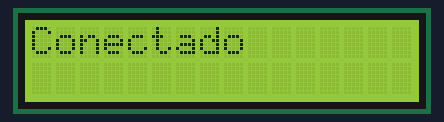
A program run on a simulated ESP32 board running MicroPython. Shown: 16×2 character LCD. WiFi joins after 1.5 s; no MQTT or app messages arrive unless stated; library files of the repository ran but are not shown: i2c_lcd.py.

Above: at 2.0 s.
At 4.3 s:
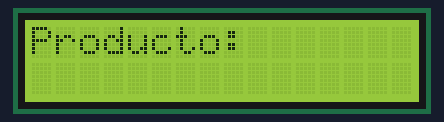

The program:

main.py
```python
import network
from machine import Pin, SoftI2C
from lcd.i2c_lcd import I2cLcd
from time import sleep
from umqtt.simple import MQTTClient

I2C_ADDR = 0x27
WIDTH  = 128
HEIGHT = 64
KEY_UP   = 0
KEY_DOWN = 1

SERVER = '192.168.100.68'
CLIENT_ID = 'ESP32_USER_INPUT'
TOPIC = b'data'

RED_CASA = 'NETWORK'
PASS_CASA = 'PASSWORD'

totalRows = 2
totalColumns = 16

i2c = SoftI2C(scl=Pin(22), sda=Pin(21), freq=10000)
lcd = I2cLcd(i2c, I2C_ADDR, totalRows, totalColumns)

keys = [['1', '2', '3', 'A'], ['4', '5', '6', 'B'], ['7', '8', '9', 'C'], ['*', '0', '#', 'D']]
cols = [19,13,15,23]
rows = [2,4,5,18]
row_pins = [Pin(pin_name, mode=Pin.OUT) for pin_name in rows]
col_pins = [Pin(pin_name, mode=Pin.IN, pull=Pin.PULL_DOWN) for pin_name in cols]
keypad_is_active = True

station = network.WLAN(network.STA_IF)
station.active(True)

if not station.isconnected():
    lcd.putstr("Conectando...")
    station.connect(RED_CASA, PASS_CASA)
    while not station.isconnected():
        pass
    lcd.clear()
    lcd.putstr("Conectado")
    sleep(2)
    lcd.clear()

client = MQTTClient(CLIENT_ID, SERVER, keepalive=60)
client.connect()

def init():
    for row in range(0,4):
        for col in range(0,4):
            row_pins[row].value(0)

def scan(row, col):
    """ scan the keypad """

    row_pins[row].value(1)
    key = None

    if col_pins[col].value() == KEY_DOWN:
        key = KEY_DOWN
    if col_pins[col].value() == KEY_UP:
        key = KEY_UP
    row_pins[row].value(0)

    return key

def get_keys(keypad_is_active, user_input):
    while keypad_is_active:
        for row in range(4):
            for col in range(4):
                key = scan(row, col)
                if key == KEY_DOWN:
                    last_key_press = keys[row][col]
                    user_input += last_key_press
                    print(user_input)
                    sleep(0.25)
                    if last_key_press == "*":
                        keypad_is_active = False
    return user_input

init()

while True:
    product = ""
    day = ""
    month = ""
    year = ""
    lcd.putstr("Producto:")
    sleep(2)
    lcd.clear()
    product = get_keys(True, product).strip("*")
    lcd.putstr(product)
    sleep(2)
    lcd.clear()

    lcd.putstr("Expiracion")
    sleep(2)
    lcd.clear()

    lcd.putstr("Dia:")
    sleep(2)
    lcd.clear()
    day = get_keys(True, day).strip("*")
    lcd.putstr(day)
    sleep(2)
    lcd.clear()

    lcd.putstr("Mes:")
    sleep(2)
    lcd.clear()
    month = get_keys(True, month).strip("*")
    lcd.putstr(month)
    sleep(2)
    lcd.clear()

    lcd.putstr("A" + chr(0xEE) + "o:")
    sleep(2)
    lcd.clear()
    year = get_keys(True, year).strip("*")
    lcd.putstr(year)
    sleep(2)
    lcd.clear()

    try:
        msg = f'Producto: {product},Dia: {day},Mes: {month},Año: {year}'
        client.publish(TOPIC, msg.encode())
    except OSError:
        print("Failed to read data")
```

Measured:
- what the display in image 0 shows lasts 2.0 s, from 2.0 s to 4.0 s
